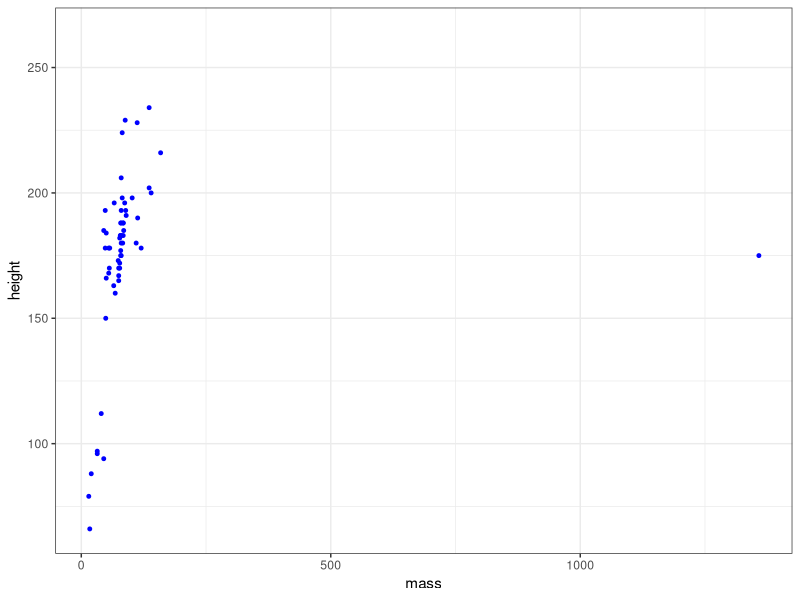

This chart was generated by the following R code:
## ---- chunk 1
knitr::opts_chunk$set(echo = TRUE)
library(tidyverse)
## ---- chunk 2
ggplot(data = starwars, aes(x = mass, y = height))+
  geom_point(color = "blue", size = 1) +
  theme_bw()
